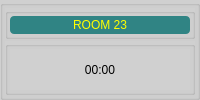
    <widget class="QGroupBox" name="groupBoxRM_23">
     <property name="styleSheet">
      <string notr="true">background-color: rgb(208, 208, 208);</string>
     </property>
     <property name="title">
      <string/>
     </property>
     <layout class="QVBoxLayout" name="verticalLayout_53">
      <property name="spacing">
       <number>2</number>
      </property>
      <property name="margin">
       <number>2</number>
      </property>
      <item>
       <widget class="QGroupBox" name="groupBox_47">
        <property name="sizePolicy">
         <sizepolicy hsizetype="Preferred" vsizetype="Preferred">
          <horstretch>0</horstretch>
          <verstretch>1</verstretch>
         </sizepolicy>
        </property>
        <property name="title">
         <string/>
        </property>
        <layout class="QVBoxLayout" name="verticalLayout_95">
         <property name="spacing">
          <number>2</number>
         </property>
         <property name="margin">
          <number>2</number>
         </property>
         <item>
          <widget class="QLabel" name="label_24">
           <property name="styleSheet">
            <string notr="true">background-color: rgb(48, 132, 132);
color: rgb(255, 255, 0);
border-radius: 4px;
font: 12pt &quot;Alef&quot;;</string>
           </property>
           <property name="text">
            <string>ROOM 23</string>
           </property>
           <property name="alignment">
            <set>Qt::AlignCenter</set>
           </property>
          </widget>
         </item>
        </layout>
       </widget>
      </item>
      <item>
       <widget class="QGroupBox" name="box23">
        <property name="sizePolicy">
         <sizepolicy hsizetype="Preferred" vsizetype="Preferred">
          <horstretch>0</horstretch>
          <verstretch>3</verstretch>
         </sizepolicy>
        </property>
        <property name="font">
         <font>
          <pointsize>15</pointsize>
         </font>
        </property>
        <property name="title">
         <string/>
        </property>
        <property name="alignment">
         <set>Qt::AlignCenter</set>
        </property>
        <layout class="QVBoxLayout" name="verticalLayout_96">
         <property name="spacing">
          <number>2</number>
         </property>
         <property name="margin">
          <number>2</number>
         </property>
         <item>
          <widget class="QLabel" name="label23">
           <property name="sizePolicy">
            <sizepolicy hsizetype="Preferred" vsizetype="Preferred">
             <horstretch>0</horstretch>
             <verstretch>4</verstretch>
            </sizepolicy>
           </property>
           <property name="styleSheet">
            <string notr="true">font: 26pt &quot;MS Shell Dlg 2&quot;;</string>
           </property>
           <property name="text">
            <string>00:00</string>
           </property>
           <property name="alignment">
            <set>Qt::AlignCenter</set>
           </property>
          </widget>
         </item>
        </layout>
       </widget>
      </item>
     </layout>
    </widget>
